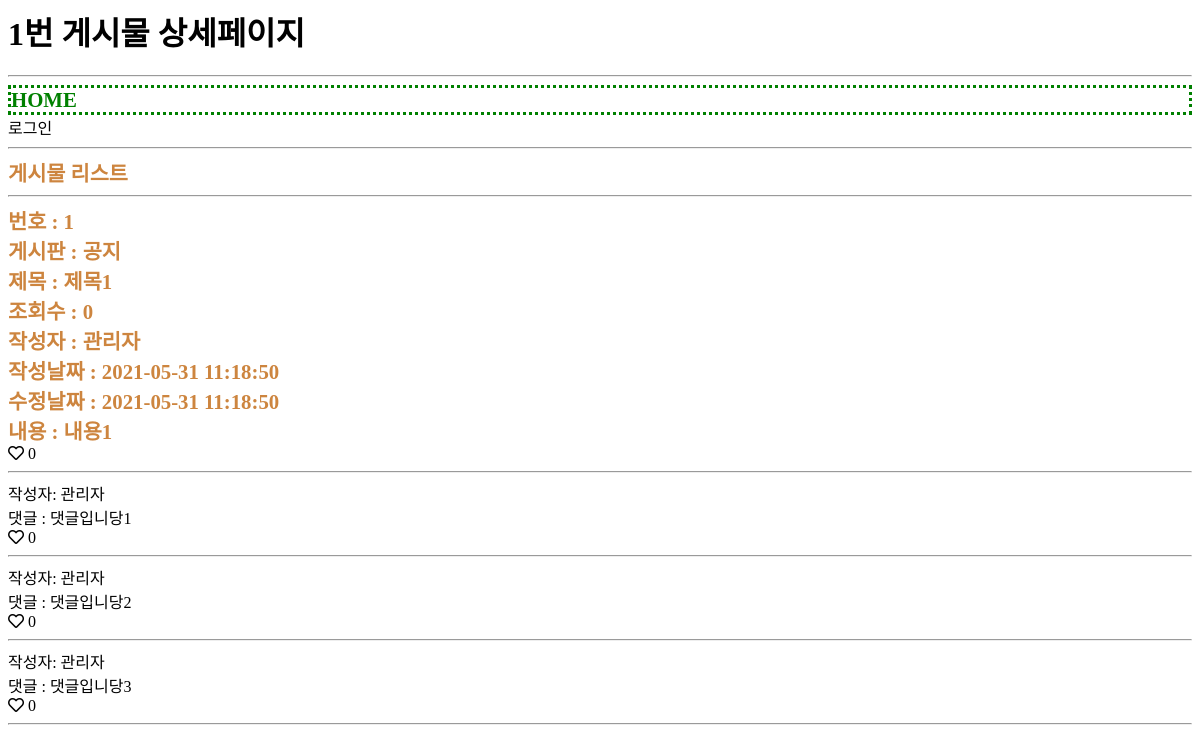
/usr/article/detail.php?id=1, run on the app's committed database.
### tables this page shows
CREATE TABLE article(
	id INT(10) UNSIGNED NOT NULL PRIMARY KEY AUTO_INCREMENT,
	regDate DATETIME NOT NULL,
	updateDate DATETIME NOT NULL,
	memberId INT(10) UNSIGNED NOT NULL,
	boardId INT(10) UNSIGNED NOT NULL,
	liked INT(10) UNSIGNED NOT NULL,
	`count` INT(10) UNSIGNED NOT NULL,
	title VARCHAR(100) NOT NULL,
	`body` TEXT NOT NULL
);

CREATE TABLE board(
    id INT(10) UNSIGNED NOT NULL PRIMARY KEY AUTO_INCREMENT,
    regDate DATETIME NOT NULL,
    updateDate DATETIME NOT NULL,
    memberId INT(10) UNSIGNED NOT NULL,
    `name` VARCHAR(100) NOT NULL,
    `code` VARCHAR(100) NOT NULL
);

CREATE TABLE `member`(
	id INT(10) UNSIGNED NOT NULL PRIMARY KEY AUTO_INCREMENT,
	delStatus INT(1) UNSIGNED NOT NULL,
	regDate DATETIME NOT NULL,
	updateDate DATETIME NOT NULL,
	loginId CHAR(20) NOT NULL,
	loginPw CHAR(100) NOT NULL,
	`name` CHAR(20) NOT NULL,
	nickname CHAR(20) NOT NULL,
	cellphoneNo CHAR(20) NOT NULL,
	email CHAR(100) NOT NULL
);

CREATE TABLE reply(
	id INT(10) UNSIGNED NOT NULL PRIMARY KEY AUTO_INCREMENT,
	regDate DATETIME NOT NULL,
	updateDate DATETIME NOT NULL,
	memberId INT(10) UNSIGNED NOT NULL,
	relTypeCode VARCHAR(100) NOT NULL,    
	relId INT(10) UNSIGNED NOT NULL,      
	liked INT (10) UNSIGNED NOT NULL,
	`body` TEXT NOT NULL
);

### util.php (called while the page is built, shortened)
<?php
function DB__getRow($sql) {
  global $dbConn;
  $rs = mysqli_query($dbConn, $sql);
  $row = mysqli_fetch_assoc($rs);
  return $row;
}
function DB__getRows($sql) {
  global $dbConn;
  $rs = mysqli_query($dbConn, $sql);
  $rows = [];
  while ( $row = mysqli_fetch_assoc($rs) ) {
    $rows[] = $row;
  }
  return $rows;
}
function getIntValueOr(&$value, $defaultValue) {
  if ( isset($value) ) {
    return intval($value);
  }
  return $defaultValue;
}
?>

### usr/article/detail.php (the view, shortened to what this page needs)
<?php
require_once $_SERVER['DOCUMENT_ROOT'] . '/webInit.php';
$articleId = getIntValueOr($_GET['id'], 0);
$sql = "
SELECT * FROM article
WHERE id = ${articleId};
";
$article = DB__getRow($sql);
$sqlGetMemberById = "
SELECT * FROM member
WHERE id = ${article['memberId']};
";
$sqlGetBoardById = "
SELECT * FROM board
WHERE id = ${article['boardId']};
";
$member = DB__getRow($sqlGetMemberById);
$board = DB__getRow($sqlGetBoardById);
$memberId = $member['id'];
?>
    <?php
        if(isset($_SESSION['loginedMemberId'])){
        $loginedMemberId = $_SESSION['loginedMemberId'];
        $sqlGetHeart = "
        SELECT digitalCode FROM articleLiked
        WHERE memberId = ${loginedMemberId}
        AND articleId = ${articleId};
        ";
        $array = DB__getRow($sqlGetHeart);
        if(!empty($array))  {
        $heart = $array['digitalCode'];
        }else{
            $sqlInsertZero = "
            INSERT INTO articleLiked
            SET memberId = ${memberId},
            articleId = ${articleId},
            digitalCode = 0;
            ";
            mysqli_query($dbConn, $sqlInsertZero);
            $heart = 0;
        }
    }else{
        $heart = 0;
    }
    ?>
<?php
$loginPage = true;
$pageTitle = "${articleId}번 게시물 상세페이지";
?>
<?php require_once __DIR__ . "/../head.php";
?>
<div><a href="list.php">게시물 리스트</a></div>
<hr>
<div>
    번호 : <?=$article['id']?><br>
    게시판 : <?=$board['name']?><br>
    제목 : <?=$article['title']?><br>
    조회수 : <?=$article['count']?><br>
    작성자 : <?=$member['nickname']?><br>
    작성날짜 : <?=$article['regDate']?><br>
    수정날짜 : <?=$article['updateDate']?><br>
    내용 : <?=$article['body']?><br>
</div>
<?php if($heart == 1){ ?>
    <a href="liked.php?memberId=<?=$loginedMemberId?>&articleId=<?=$articleId?>&digitalCode=0"><i style="color:red;" class="fas fa-heart"></i></a>
<?php }else{ ?>
    <a href="liked.php?memberId=<?=$loginedMemberId?>&articleId=<?=$articleId?>&digitalCode=1"><i class="far fa-heart"></i></a>
<?php        } ?>
<?=
$article['liked'];
?>
<br>
<hr>
<?php
require_once __DIR__ . '/../reply/list.php';
?>
<?php require_once __DIR__ . "/../foot.php";
?>

### usr/head.php (shortened to what this page needs)
<!DOCTYPE html>
<html lang="en">
<head>
  <link rel="stylesheet" href="/common.css">
  <link
    rel="stylesheet"
    href="https://cdnjs.cloudflare.com/ajax/libs/font-awesome/5.8.2/css/all.min.css"
  >
</head>
<body>
  <h1><?=$pageTitle?></h1>
  <hr>
  <div class="home"><a href="/usr/member/userHome.php">HOME</a></div>
  <?php
  if($loginPage){
  if ( isset($_SESSION['loginedMemberId']) ) { ?>
  <a class="logout_button" onClick="if(!confirm('로그아웃 하시겠습니까?')){return false}" href="/usr/member/doLogout.php">로그아웃</a>
  <?php }else{ ?>
    <a class="login_button" href="/usr/member/login.php">로그인</a>
  <?php } ?>
<?php } ?>
  <hr>

### usr/reply/list.php (shortened to what this page needs)
  <?php
  require_once $_SERVER['DOCUMENT_ROOT']. '/webInit.php';
  ?>
  <?php
  $sqlGetReplies = "
  SELECT * FROM reply
  WHERE relId = ${articleId}
  ";
  $replies = DB__getRows($sqlGetReplies);
  ?>
  <?php foreach($replies as $reply){ ?>
    <?php
      $memberId = $reply['memberId'];
      $articleId = $reply['relId'];
      $replyId = $reply['id'];
      ?>
  <?php
  if(isset($_SESSION['loginedMemberId'])){
  $loginedMemberId = $_SESSION['loginedMemberId'];
  $sqlGetReplyHeart = "
  SELECT digitalCode FROM replyLiked
  WHERE memberId = ${loginedMemberId}
  AND articleId = ${articleId}
  AND replyId = ${replyId}
  ";
  $replyArray = DB__getRow($sqlGetReplyHeart);
  if(!empty($replyArray)){
  $replyHeart = $replyArray['digitalCode'];
  }else{
    $sqlReplyInsertZero = "
    INSERT INTO replyLiked
    SET memberId = ${loginedMemberId},
    articleId = ${articleId},
    replyId = ${replyId},
    digitalCode = 0;
    ";
    mysqli_query($dbConn, $sqlReplyInsertZero);
    $replyHeart = 0;
  }
}else{
  $replyHeart = 0;
}
?>
  <?php
    $sqlGetMember = "
    SELECT * FROM `member`
    WHERE id = ${memberId}
    ";
    $member = DB__getRow($sqlGetMember);
    ?>
        작성자: <?=$member['nickname']?><br>
        댓글 : <?=$reply['body']?><br>
        <?php if($replyHeart == 1){ ?>
        <a href="/usr/reply/liked.php?memberId=<?=$loginedMemberId?>&articleId=<?=$reply['relId']?>&replyId=<?=$reply['id']?>&digitalCode=0"><i style="color:red;" class="fas fa-heart"></i></a>
        <?php }else{ ?>
        <a href="/usr/reply/liked.php?memberId=<?=$loginedMemberId?>&articleId=<?=$reply['relId']?>&replyId=<?=$reply['id']?>&digitalCode=1"><i class="far fa-heart"></i></a>
        <?php        } ?>
        <?=
        $reply['liked'];
        ?>
        <hr>
  <?php } ?>

### common.css (style rules this page uses)
body, ul, li { list-style: none; }
a { text-decoration: none; color: inherit; }
div { font-size:1.3rem; font-weight: bold; color: peru; }
.home { display: block; color: green; border: dotted; size: 100px; }

### data on the page
article: id "1", title "제목1", count "0", regDate "2021-05-31 11:18:50", updateDate "2021-05-31 11:18:50", body "내용1", liked "0"
board: name "공지"
member: nickname "관리자"
reply: memberId.nickname "관리자", body "댓글입니당1", liked "0"
reply: memberId.nickname "관리자", body "댓글입니당2", liked "0"
reply: memberId.nickname "관리자", body "댓글입니당3", liked "0"

### other printed values
$pageTitle "1번 게시물 상세페이지"
